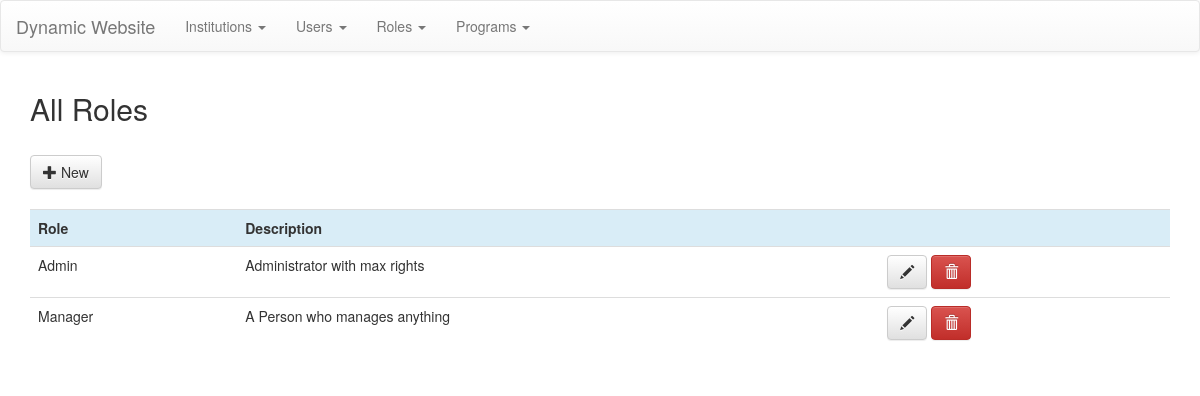
/index.php/roles, run on the app's committed database.
### tables this page shows
CREATE TABLE `roles` (
  `id` int(11) NOT NULL,
  `role_name` varchar(255) NOT NULL,
  `role_des` text
);

### application/controllers/Roles.php (called while the page is built, shortened)
<?php
    class Roles extends CI_Controller{
        public function index(){
            $data['roles'] = $this->roles_model->get_roles();
            $this->load->view('templates/header');
            $this->load->view('roles/all',$data);
            $this->load->view('templates/footer');
        }
    }

### index.php (called while the page is built, shortened)
<?php
require_once BASEPATH.'core/CodeIgniter.php';

### application/models/Roles_model.php (called while the page is built, shortened)
<?php
    class Roles_model extends CI_Model{
        public function get_roles(){
            $this->db->order_by('role_name');
            $query = $this->db->get('roles');
            return $query->result();
        }
    }

### application/views/roles/all.php (the view)
<div class="container">
    <h2>All Roles</h2><br>
    <a class="btn btn-default" href="<?php echo base_url().'roles/new_role'; ?>"><span class="glyphicon glyphicon-plus" aria-hidden="true"></span> New</a>
    <br><br>
    <div class="table-responsive">
        <table class="table">
            <tbody>
                <tr class="info">
                    <th>Role</th>
                    <th>Description</th>
                    <th></th>
                </tr>
                <?php foreach($roles as $role): ?>
                    <tr>
                        <td><?php echo $role->role_name; ?></td>
                        <td><?php echo $role->role_des; ?></td>
                        <td>
                            <a href="<?php echo base_url().'roles/edit_role/'.$role->id; ?>" class="btn btn-default"><span class="glyphicon glyphicon-pencil" aria-hidden="true"></span></a>
                            <a href="<?php echo base_url().'roles/delete_role/'.$role->id; ?>" class="btn btn-danger"><span class="glyphicon glyphicon-trash" aria-hidden="true"></span></a>
                        </td>
                    </tr>
                <?php endforeach; ?>
            </tbody>
        </table>
    </div>
</div>

### data on the page
roles: role_name "Admin", role_des "Administrator with max rights"
roles: role_name "Manager", role_des "A Person who manages anything"
